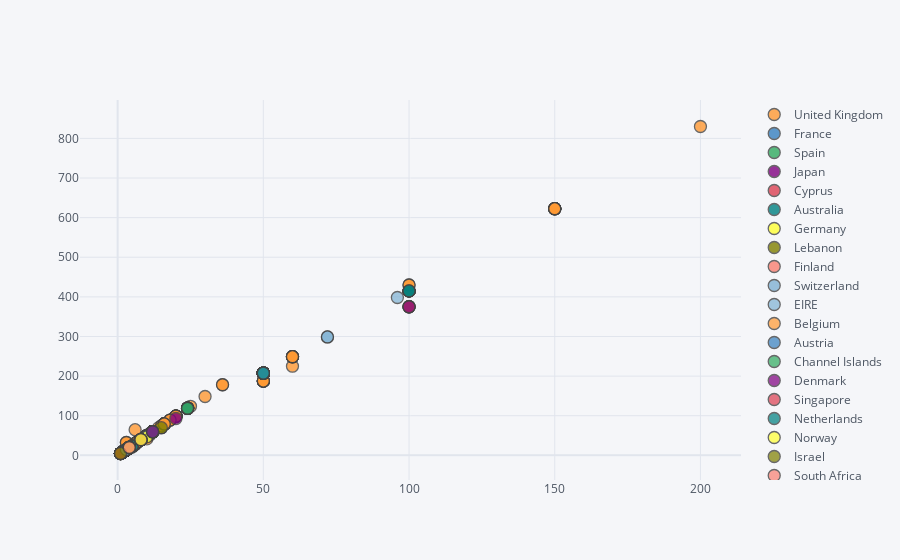

The code cell stored with this chart in its notebook:
### Markdown cell above
## 3. Create an interactive scatter plot showing the relationship between average quantity (x-axis) and average unit price (y-axis) for the product PARTY BUNTING with the plot points color-coded by country (categories).

### Code cell
df = data[data.Description == 'PARTY BUNTING']
df.groupby('Country').agg(['mean'])[['Quantity', 'Revenue']]

df.iplot(kind='scatter', x='Quantity', y='Revenue', mode='markers', categories='Country')

### Figure 1 — Plotly figure (JSON) as saved in the notebook; plotly's stock layout.template omitted (floating-point values rounded to 4 significant figures; data arrays with more than 128 entries replaced by an {"elided": "..."} marker saying what was removed)
{"data": [{"marker": {"color": "rgba(255, 153, 51, 1.0)", "line": {"width": 1.3}, "opacity": 0.8, "size": 12, "symbol": "circle"}, "mode": "markers", "name": "United Kingdom", "textfont": {"color": "#4D5663"}, "type": "scatter", "x": {"elided": "1307 int values"}, "y": {"elided": "1307 float values"}}, {"marker": {"color": "rgba(55, 128, 191, 1.0)", "line": {"width": 1.3}, "opacity": 0.8, "size": 12, "symbol": "circle"}, "mode": "markers", "name": "France", "textfont": {"color": "#4D5663"}, "type": "scatter", "x": [5, 5, 10, 12, 2, 12, 4, 4, 4, 4, 12, 8, 4, 4, 4, 4, 4, 4, 4, 4, 4, 8], "y": [23.25, 23.25, 49.5, 59.4, 9.9, 59.4, 19.8, 19.8, 19.8, 19.8, 59.4, 39.6, 19.8, 19.8, 19.8, 19.8, 19.8, 19.8, 19.8, 19.8, 19.8, 39.6]}, {"marker": {"color": "rgba(50, 171, 96, 1.0)", "line": {"width": 1.3}, "opacity": 0.8, "size": 12, "symbol": "circle"}, "mode": "markers", "name": "Spain", "textfont": {"color": "#4D5663"}, "type": "scatter", "x": [1, 5, 5, 8, 4, 3, 4, 8], "y": [4.65, 23.25, 23.25, 39.6, 19.8, 14.85, 19.8, 39.6]}, {"marker": {"color": "rgba(128, 0, 128, 1.0)", "line": {"width": 1.3}, "opacity": 0.8, "size": 12, "symbol": "circle"}, "mode": "markers", "name": "Japan", "textfont": {"color": "#4D5663"}, "type": "scatter", "x": [20, 100, 50], "y": [93, 375, 207.5]}, {"marker": {"color": "rgba(219, 64, 82, 1.0)", "line": {"width": 1.3}, "opacity": 0.8, "size": 12, "symbol": "circle"}, "mode": "markers", "name": "Cyprus", "textfont": {"color": "#4D5663"}, "type": "scatter", "x": [1, 5, 1], "y": [4.65, 23.25, 4.95]}, {"marker": {"color": "rgba(0, 128, 128, 1.0)", "line": {"width": 1.3}, "opacity": 0.8, "size": 12, "symbol": "circle"}, "mode": "markers", "name": "Australia", "textfont": {"color": "#4D5663"}, "type": "scatter", "x": [5, 4, 12, 100, 24, 8, 100, 12], "y": [23.25, 19.8, 59.4, 415.0, 118.8, 39.6, 415.0, 59.4]}, {"marker": {"color": "rgba(255, 255, 51, 1.0)", "line": {"width": 1.3}, "opacity": 0.8, "size": 12, "symbol": "circle"}, "mode": "markers", "name": "Germany", "textfont": {"color": "#4D5663"}, "type": "scatter", "x": [10, 4, 4, 8, 8], "y": [46.5, 19.8, 19.8, 39.6, 39.6]}, {"marker": {"color": "rgba(128, 128, 0, 1.0)", "line": {"width": 1.3}, "opacity": 0.8, "size": 12, "symbol": "circle"}, "mode": "markers", "name": "Lebanon", "textfont": {"color": "#4D5663"}, "type": "scatter", "x": [15], "y": [69.75]}, {"marker": {"color": "rgba(251, 128, 114, 1.0)", "line": {"width": 1.3}, "opacity": 0.8, "size": 12, "symbol": "circle"}, "mode": "markers", "name": "Finland", "textfont": {"color": "#4D5663"}, "type": "scatter", "x": [4, 8], "y": [19.8, 39.6]}, {"marker": {"color": "rgba(128, 177, 211, 1.0)", "line": {"width": 1.3}, "opacity": 0.8, "size": 12, "symbol": "circle"}, "mode": "markers", "name": "Switzerland", "textfont": {"color": "#4D5663"}, "type": "scatter", "x": [8, 4, 12, 50, 12], "y": [39.6, 19.8, 59.4, 207.5, 59.4]}, {"marker": {"color": "rgba(128, 177, 211, 0.8999999999999999)", "line": {"width": 1.3}, "opacity": 0.8, "size": 12, "symbol": "circle"}, "mode": "markers", "name": "EIRE", "textfont": {"color": "#4D5663"}, "type": "scatter", "x": [4, 50, 4, 8, 50, 4, 72, 4, 72, 4, 3, 4, 4, 4, 8, 4, 4, 96, 4], "y": [19.8, 207.5, 19.8, 39.6, 207.5, 19.8, 298.8, 19.8, 298.8, 19.8, 14.85, 19.8, 19.8, 19.8, 39.6, 19.8, 19.8, 398.4, 19.8]}, {"marker": {"color": "rgba(255, 153, 51, 0.8999999999999999)", "line": {"width": 1.3}, "opacity": 0.8, "size": 12, "symbol": "circle"}, "mode": "markers", "name": "Belgium", "textfont": {"color": "#4D5663"}, "type": "scatter", "x": [4, 4], "y": [19.8, 19.8]}, {"marker": {"color": "rgba(55, 128, 191, 0.8999999999999999)", "line": {"width": 1.3}, "opacity": 0.8, "size": 12, "symbol": "circle"}, "mode": "markers", "name": "Austria", "textfont": {"color": "#4D5663"}, "type": "scatter", "x": [8], "y": [39.6]}, {"marker": {"color": "rgba(50, 171, 96, 0.8999999999999999)", "line": {"width": 1.3}, "opacity": 0.8, "size": 12, "symbol": "circle"}, "mode": "markers", "name": "Channel Islands", "textfont": {"color": "#4D5663"}, "type": "scatter", "x": [12, 4, 24], "y": [59.4, 19.8, 118.8]}, {"marker": {"color": "rgba(128, 0, 128, 0.8999999999999999)", "line": {"width": 1.3}, "opacity": 0.8, "size": 12, "symbol": "circle"}, "mode": "markers", "name": "Denmark", "textfont": {"color": "#4D5663"}, "type": "scatter", "x": [12], "y": [59.4]}, {"marker": {"color": "rgba(219, 64, 82, 0.8999999999999999)", "line": {"width": 1.3}, "opacity": 0.8, "size": 12, "symbol": "circle"}, "mode": "markers", "name": "Singapore", "textfont": {"color": "#4D5663"}, "type": "scatter", "x": [8], "y": [39.6]}, {"marker": {"color": "rgba(0, 128, 128, 0.8999999999999999)", "line": {"width": 1.3}, "opacity": 0.8, "size": 12, "symbol": "circle"}, "mode": "markers", "name": "Netherlands", "textfont": {"color": "#4D5663"}, "type": "scatter", "x": [50], "y": [207.5]}, {"marker": {"color": "rgba(255, 255, 51, 0.8999999999999999)", "line": {"width": 1.3}, "opacity": 0.8, "size": 12, "symbol": "circle"}, "mode": "markers", "name": "Norway", "textfont": {"color": "#4D5663"}, "type": "scatter", "x": [4, 8], "y": [19.8, 39.6]}, {"marker": {"color": "rgba(128, 128, 0, 0.8999999999999999)", "line": {"width": 1.3}, "opacity": 0.8, "size": 12, "symbol": "circle"}, "mode": "markers", "name": "Israel", "textfont": {"color": "#4D5663"}, "type": "scatter", "x": [1], "y": [4.95]}, {"marker": {"color": "rgba(251, 128, 114, 0.8999999999999999)", "line": {"width": 1.3}, "opacity": 0.8, "size": 12, "symbol": "circle"}, "mode": "markers", "name": "South Africa", "textfont": {"color": "#4D5663"}, "type": "scatter", "x": [4], "y": [19.8]}], "layout": {"legend": {"bgcolor": "#F5F6F9", "font": {"color": "#4D5663"}}, "paper_bgcolor": "#F5F6F9", "plot_bgcolor": "#F5F6F9", "title": {"font": {"color": "#4D5663"}}, "xaxis": {"gridcolor": "#E1E5ED", "showgrid": true, "tickfont": {"color": "#4D5663"}, "title": {"font": {"color": "#4D5663"}, "text": ""}, "zerolinecolor": "#E1E5ED"}, "yaxis": {"gridcolor": "#E1E5ED", "showgrid": true, "tickfont": {"color": "#4D5663"}, "title": {"font": {"color": "#4D5663"}, "text": ""}, "zerolinecolor": "#E1E5ED"}}}
